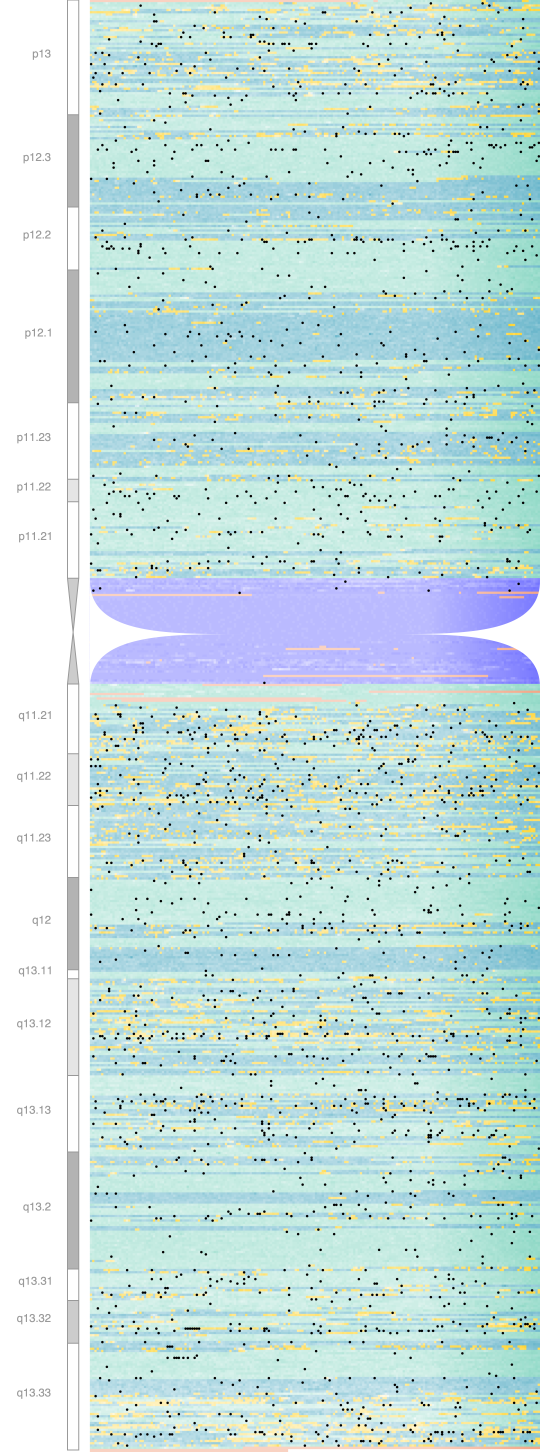
#> input picture chr20.png, 2160 x 5805 px (shown at 1/4 size)
$ python make_poster.py --folder ../..
#> lines starting #> are read from the running program, lines starting #| are printed output that depends on the picture
"""Compose per-chromosome PNGs into a two-row genome poster."""

from __future__ import annotations

import argparse
import sys
from pathlib import Path

from loguru import logger
from PIL import Image, ImageDraw, ImageFont

from genome_plotter import LOG_FORMAT

# ---------------------------------------------------------------------------
# Chromosome layout
# ---------------------------------------------------------------------------

# Each column is a list of chromosome names.  Two names = stacked vertically.
_ROW1: list[list[str]] = [[str(i)] for i in range(1, 13)]       # chr1–chr12
_ROW2: list[list[str]] = [
    ["22"],                                                        # under chr1
    *[[str(i)] for i in range(13, 22)],                           # chr13–chr21
    ["X", "Y"],                                                    # stacked last column
]

# Gap constants are expressed in units of the *original* chromosome image width
# so that they scale proportionally with TARGET_CHR_WIDTH.
_H_GAP_FRAC = 0.027       # horizontal gap between columns  (~60 / 2241)
_STACK_GAP_FRAC = 0.013   # gap between stacked images      (~30 / 2241)
_V_GAP_FRAC = 0.062       # vertical gap between the two rows (~140 / 2241)
_MARGIN_FRAC = 0.036      # outer margin                     (~80 / 2241)

_LABEL_MARGIN_PX = 14     # fixed px below each image before its label
_FONT_SIZE_PT = 28        # fixed pt — not scaled so labels stay legible

_BACKGROUND = (255, 255, 255)
_LABEL_COLOR = (40, 40, 40)


# ---------------------------------------------------------------------------
# Font discovery
# ---------------------------------------------------------------------------

# Common TrueType font paths, tried in order across macOS / Linux / Windows.
_FONT_CANDIDATES = [
    # macOS
    "/System/Library/Fonts/SFNSMono.ttf",
    "/System/Library/Fonts/Geneva.ttf",
    "/System/Library/Fonts/Supplemental/Arial.ttf",
    # Linux – Debian / Ubuntu
    "/usr/share/fonts/truetype/liberation/LiberationSans-Regular.ttf",
    "/usr/share/fonts/truetype/dejavu/DejaVuSans.ttf",
    "/usr/share/fonts/truetype/freefont/FreeSans.ttf",
    # Linux – Arch
    "/usr/share/fonts/TTF/DejaVuSans.ttf",
    # Linux – Fedora / RHEL
    "/usr/share/fonts/liberation-sans/LiberationSans-Regular.ttf",
    # Windows
    "C:/Windows/Fonts/arial.ttf",
    "C:/Windows/Fonts/calibri.ttf",
]


def find_font(
    size: int, path: str | None = None
) -> ImageFont.FreeTypeFont | ImageFont.ImageFont:
    """Return a PIL font at *size* pt.

    If *path* is given it is tried first and an error is raised if it fails.
    Otherwise, a platform-appropriate system font is located automatically,
    falling back to PIL's built-in bitmap font if nothing else works.

    Args:
        size: Desired font size in points.
        path: Optional explicit path to a TrueType/OpenType font file.

    Returns:
        A PIL font object.

    Raises:
        ValueError: If *path* is given but the file cannot be loaded.
    """
    if path:
        try:
            return ImageFont.truetype(path, size)
        except (OSError, IOError) as exc:
            raise ValueError(f"Cannot load font from {path!r}: {exc}") from exc

    for candidate in _FONT_CANDIDATES:
        try:
            return ImageFont.truetype(candidate, size)
        except (OSError, IOError):
            continue

    logger.warning(
        "No TrueType font found on this system; falling back to PIL built-in bitmap font. "
        "Labels may look pixelated. Pass --font <path> to specify a font."
    )
    return ImageFont.load_default()


# ---------------------------------------------------------------------------
# Internal helpers
# ---------------------------------------------------------------------------

def _load(data_dir: Path, name: str) -> Image.Image | None:
    """Load a chromosome PNG, returning None if the file does not exist."""
    path = data_dir / f"chr{name}.png"
    if not path.exists():
        logger.warning(f"{path} not found – skipping.")
        return None
    return Image.open(path).convert("RGBA")


def _scale(img: Image.Image, factor: float) -> Image.Image:
    """Return a copy of *img* resized by *factor* using Lanczos resampling."""
    return img.resize(
        (max(1, round(img.width * factor)), max(1, round(img.height * factor))),
        Image.LANCZOS,
    )


def _text_width(draw: ImageDraw.ImageDraw, text: str, font: ImageFont.FreeTypeFont | ImageFont.ImageFont) -> int:
    """Return the rendered pixel width of *text* with *font*."""
    bbox = draw.textbbox((0, 0), text, font=font)
    return bbox[2] - bbox[0]


def _col_height(imgs: list[Image.Image], stack_gap: int) -> int:
    """Return total pixel height of a column including inter-image gaps."""
    return sum(img.height for img in imgs) + stack_gap * (len(imgs) - 1)


def _row_dims(
    layout: list[list[str]],
    loaded: dict[str, Image.Image],
    h_gap: int,
    stack_gap: int,
) -> tuple[int, int]:
    """Return (total_width, max_column_height) for a row."""
    widths, heights = [], []
    for col in layout:
        imgs = [loaded[n] for n in col if n in loaded]
        if imgs:
            widths.append(imgs[0].width)
            heights.append(_col_height(imgs, stack_gap))
    total_w = sum(widths) + h_gap * (len(widths) - 1)
    return total_w, max(heights, default=0)


def _draw_row(
    canvas: Image.Image,
    draw: ImageDraw.ImageDraw,
    layout: list[list[str]],
    loaded: dict[str, Image.Image],
    row_top: int,
    row_max_h: int,
    align: str,
    h_gap: int,
    stack_gap: int,
    font: ImageFont.FreeTypeFont | ImageFont.ImageFont,
    canvas_w: int,
) -> None:
    """Paste one row of chromosome images onto *canvas* and draw labels."""
    present = [
        ([n for n in col if n in loaded], [loaded[n] for n in col if n in loaded])
        for col in layout
        if any(n in loaded for n in col)
    ]

    total_w = sum(imgs[0].width for _, imgs in present) + h_gap * (len(present) - 1)
    x = (canvas_w - total_w) // 2

    for names, imgs in present:
        col_h = _col_height(imgs, stack_gap)
        col_w = imgs[0].width
        y = row_top if align == "top" else row_top + row_max_h - col_h

        for name, img in zip(names, imgs):
            canvas.paste(img, (x, y), img)
            label = f"chr{name}"
            lx = x + (col_w - _text_width(draw, label, font)) // 2
            draw.text((lx, y + img.height + _LABEL_MARGIN_PX), label, fill=_LABEL_COLOR, font=font)
            y += img.height + stack_gap

        x += col_w + h_gap


# ---------------------------------------------------------------------------
# Public API
# ---------------------------------------------------------------------------

def build_poster(
    data_dir: Path,
    target_chr_width: int = 380,
    font_path: str | None = None,
) -> Image.Image:
    """Compose a two-row genome poster from per-chromosome PNGs.

    Args:
        data_dir: Directory containing ``chr<N>.png`` files.
        target_chr_width: Desired pixel width of each chromosome column.
        font_path: Optional path to a TrueType font; auto-detected if omitted.

    Returns:
        A PIL ``Image`` containing the composed poster.

    Raises:
        FileNotFoundError: If no chromosome PNGs are found in *data_dir*.
    """
    all_names = {n for col in _ROW1 + _ROW2 for n in col}
    raw = {n: _load(data_dir, n) for n in all_names}
#> in _load, returned value is the input picture: PIL image 2160x5805 RGBA; mean R, G, B, A 160.1, 187.4, 185.5, 218.4
    sample = next((img for img in raw.values() if img is not None), None)
    if sample is None:
        raise FileNotFoundError(f"No chromosome PNGs found in {data_dir}")

    scale = target_chr_width / sample.width
#> scale = 0.176
    logger.info(f"Scale factor: {scale:.4f}  (chr width → {target_chr_width}px)")

    loaded = {n: _scale(img, scale) for n, img in raw.items() if img is not None}

    chr_w = next(iter(loaded.values())).width
#> chr_w = 380
    h_gap = max(1, round(_H_GAP_FRAC * chr_w))
#> h_gap = 10
    stack_gap = max(1, round(_STACK_GAP_FRAC * chr_w))
#> stack_gap = 5
    v_gap = max(1, round(_V_GAP_FRAC * chr_w))
#> v_gap = 24
    margin = max(1, round(_MARGIN_FRAC * chr_w))
#> margin = 14

    font = find_font(_FONT_SIZE_PT, font_path)

    r1_w, r1_max_h = _row_dims(_ROW1, loaded, h_gap, stack_gap)
#> r1_w = -10; r1_max_h = 0
    r2_w, r2_max_h = _row_dims(_ROW2, loaded, h_gap, stack_gap)
#> r2_w = 380; r2_max_h = 1021

    max_stack = max(len(col) for col in _ROW1 + _ROW2)
#> max_stack = 2
    label_area = (_FONT_SIZE_PT + _LABEL_MARGIN_PX) * max_stack
#> label_area = 84

    poster_w = max(r1_w, r2_w) + 2 * margin
#> poster_w = 408
    poster_h = margin + r1_max_h + label_area + v_gap + r2_max_h + label_area + margin
#> poster_h = 1241

    canvas = Image.new("RGB", (poster_w, poster_h), _BACKGROUND)
#> canvas: PIL image 408x1241 RGB; every value is 255
    draw = ImageDraw.Draw(canvas)

    _draw_row(canvas, draw, _ROW1, loaded, margin, r1_max_h, "top", h_gap, stack_gap, font, poster_w)
#> after the loop in _draw_row, `for names, imgs in present:`: x = 209

    row2_top = margin + r1_max_h + label_area + v_gap
#> row2_top = 122
    _draw_row(canvas, draw, _ROW2, loaded, row2_top, r2_max_h, "bottom", h_gap, stack_gap, font, poster_w)
#> call 2 of _draw_row, with row_top = 122, row_max_h = 1021, align = 'bottom', h_gap = 10, stack_gap = 5, canvas_w = 408
#> in _draw_row (call 2), `total_w = sum(imgs[0].width for _, imgs in present) + h_gap * (len(pre..`: total_w = 380
#> in _draw_row (call 2), `x = (canvas_w - total_w) // 2`: x = 14
#> the loop in _draw_row (call 2), `for names, imgs in present:` made 1 pass
#> x on pass 1: 404
#> after the loop in _draw_row (call 2), `for names, imgs in present:`:
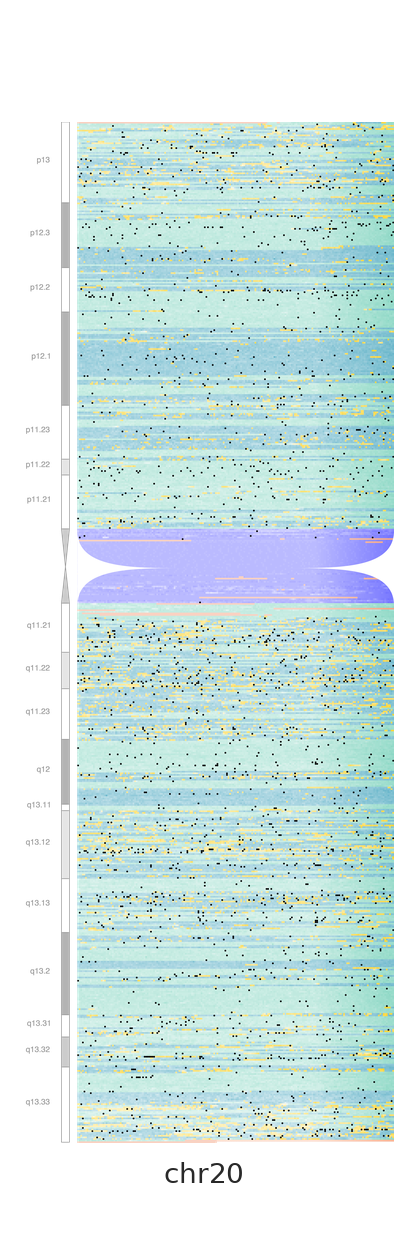
#> canvas: PIL image 408x1241 RGB; mean R, G, B 210, 231, 229.6
#> after the loop in _draw_row (call 2), `for names, imgs in present:`:
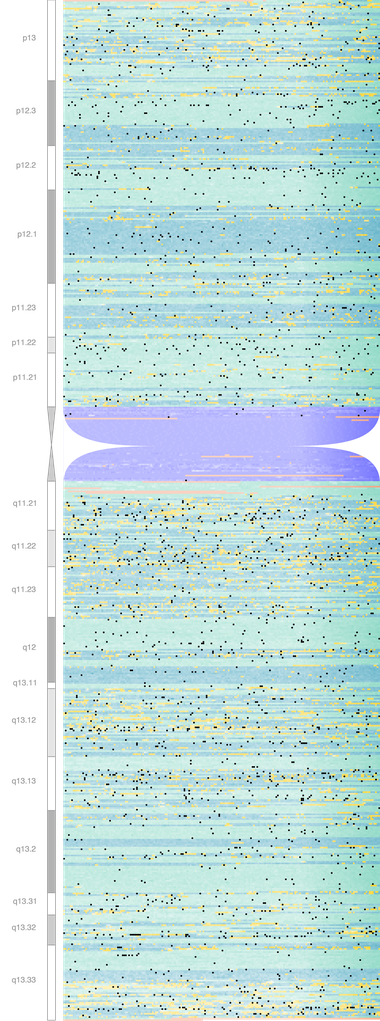
#> img: PIL image 380x1021 RGBA; mean R, G, B, A 162.1, 189.8, 187.9, 218.4; transparent parts drawn white
#> after the loop in _draw_row (call 2), `for names, imgs in present:`: x = 404

    return canvas


# ---------------------------------------------------------------------------
# CLI
# ---------------------------------------------------------------------------

def parse_arguments() -> argparse.Namespace:
    """Parse command-line arguments for make-poster.

    Returns:
        argparse.Namespace: Parsed arguments.
    """
    parser = argparse.ArgumentParser(
        description="Compose per-chromosome PNGs into a two-row genome poster."
    )
    parser.add_argument(
        "-f", "--folder",
        help="Directory containing chr<N>.png files (same folder used by plot-chromosome).",
        type=str,
        required=True,
    )
    parser.add_argument(
        "-o", "--output",
        help="Output file path (default: <folder>/genome_poster.png).",
        type=str,
        default=None,
    )
    parser.add_argument(
        "-w", "--width",
        help="Target pixel width of each chromosome column (default: 380).",
        type=int,
        default=380,
    )
    parser.add_argument(
        "--font",
        help="Path to a TrueType/OpenType font file for labels. "
             "Auto-detected from common system locations if omitted.",
        type=str,
        default=None,
    )
    return parser.parse_args()


def main() -> None:
    """Entry point for the make-poster CLI command."""
    logger.add("genome_plotter.log", level="DEBUG", format=LOG_FORMAT)

    args = parse_arguments()
    data_dir = Path(args.folder)
    output = Path(args.output) if args.output else data_dir / "genome_poster.png"

    if not data_dir.is_dir():
        logger.error(f"Folder not found: {data_dir}")
        sys.exit(1)

    logger.info(f"Building poster from PNGs in {data_dir}")
    poster = build_poster(data_dir, target_chr_width=args.width, font_path=args.font)
    poster.save(output, dpi=(150, 150))
    logger.info(f"Saved {output}  ({poster.width}×{poster.height} px)")


if __name__ == "__main__":
    main()
